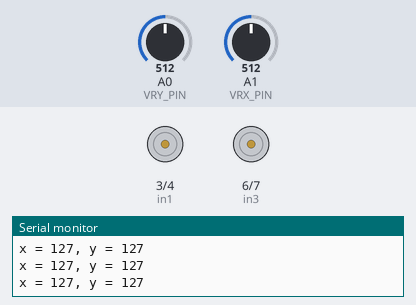
Bench run of a sketch on a simulated Arduino Uno, built with avr-gcc and run on an emulated ATmega328P. Shown: motor-driver pin pairs drawn as motors (green arrow = first pin HIGH = forward, orange = second pin HIGH = backward, longer = more drive, scaled by the enable pin), the last lines printed to the serial monitor. The inputs (shaded band) are chosen by the test bench; at power-on: A0 (VRY_PIN) = 512, A1 (VRX_PIN) = 512.

Above: at 1.2 s.
1.3 s: A0 (VRY_PIN) set to 493
4.3 s: A0 (VRY_PIN) set to 475
5.8 s: A1 (VRX_PIN) set to 534
At 6.8 s:
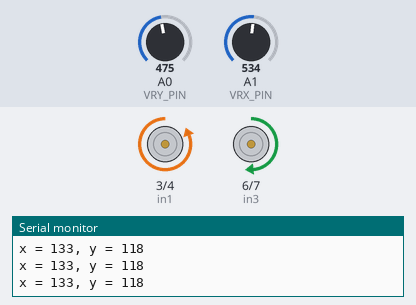
7.3 s: A1 (VRX_PIN) set to 511
At 8.4 s:
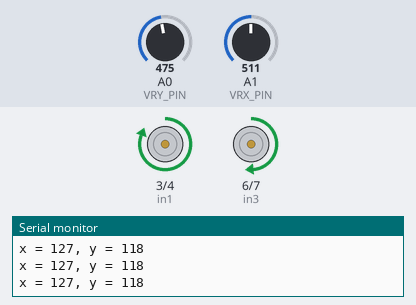
8.8 s: A1 (VRX_PIN) set to 464
At 10.0 s:
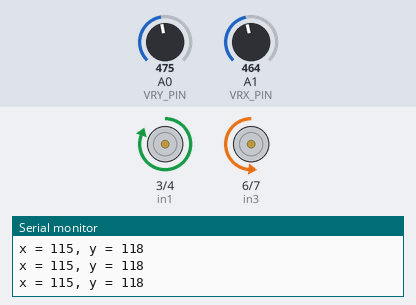
10.3 s: A1 (VRX_PIN) set to 900
At 11.8 s:
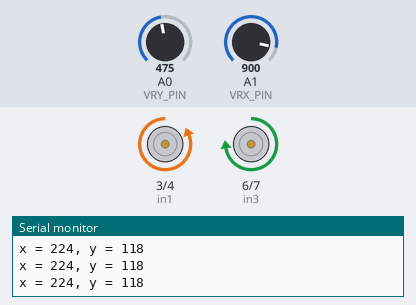
Timing chart, 0 to 12.8 s (numbered marks = the images above; inputs shaded):
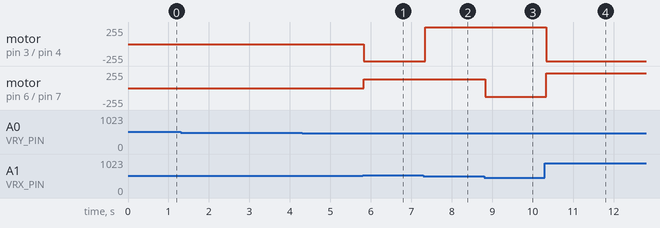

Measured:
- the behaviour switches between 525 and 526 on A1 (VRX_PIN) (found by bisection; images 0 and 1)
- the behaviour switches between 482 and 481 on A1 (VRX_PIN) (found by bisection; images 2 and 3)
- after the input at 5.8 s, motor on pin 3 (in1) / pin 4 (in2): stopped → backward 255/255 at once; motor on pin 6 (in3) / pin 7 (in4): stopped → forward 133/255 at once
- after the input at 7.3 s, motor on pin 3 (in1) / pin 4 (in2): backward 255/255 → forward 255/255 at once
- after the input at 8.8 s, motor on pin 6 (in3) / pin 7 (in4): forward 133/255 → backward 133/255 at once
- after the input at 10.3 s, motor on pin 3 (in1) / pin 4 (in2): forward 255/255 → backward 255/255 at once; motor on pin 6 (in3) / pin 7 (in4): backward 133/255 → forward 224/255 at once

The sketch:

L928N.ino
```cpp
//left motor
int enA = 2;
int in1 = 3;
int in2 = 4;

//right motor
int enB = 5;
int in3 = 6;
int in4 = 7;

#define VRX_PIN A1
#define VRY_PIN A0

int xValue = 0;
int yValue = 0;

void setup() {
  // put your setup code here, to run once:
  pinMode(enA, OUTPUT);
  pinMode(in1, OUTPUT);
  pinMode(in2, OUTPUT);

  pinMode(enB, OUTPUT);
  pinMode(in3, OUTPUT);
  pinMode(in4, OUTPUT);

  //left motor
  digitalWrite(in1, LOW);
  digitalWrite(in2, LOW);

  //right motor
  digitalWrite(in3, LOW);
  digitalWrite(in4, LOW);

  Serial.begin(9600);


}

void loop() {
  // put your main code here, to run repeatedly:

  xValue = analogRead(VRX_PIN);
  yValue = analogRead(VRY_PIN);

  int mappedX = map(xValue, 0, 1023, 0, 255);
  int mappedY = map(yValue, 0, 1023, 0, 255);

  Serial.print("x = ");
  Serial.print(mappedX);
  Serial.print(", y = ");
  Serial.println(mappedY);


  if(mappedX > 130) {

  analogWrite(enA, mappedX);
  analogWrite(enB, mappedX);

  digitalWrite(in1, LOW);
  digitalWrite(in2, HIGH);

  digitalWrite(in3, HIGH);
  digitalWrite(in4, LOW);
  delay(100);

  } else if(mappedX < 120){

  //analogWrite(enA, mappedX);

  digitalWrite(in1, HIGH);
  digitalWrite(in2, LOW);

  digitalWrite(in3, LOW);
  digitalWrite(in4, HIGH);
  delay(100);

  }else if(mappedY > 130){

  analogWrite(enA, mappedY);
  analogWrite(enB, mappedY);

  digitalWrite(in1, LOW);
  digitalWrite(in2, HIGH);

  digitalWrite(in3, LOW);
  digitalWrite(in4, HIGH);

  } else if(mappedY < 120){

  //analogWrite(enA, mappedY);
  //analogWrite(enB, mappedY);

  digitalWrite(in1, HIGH);
  digitalWrite(in2, LOW);

  digitalWrite(in3, HIGH);
  digitalWrite(in4, LOW);

  }else {

  digitalWrite(in1, LOW);
  digitalWrite(in2, LOW);

  digitalWrite(in3, LOW);
  digitalWrite(in4, LOW);

}

} 
```
